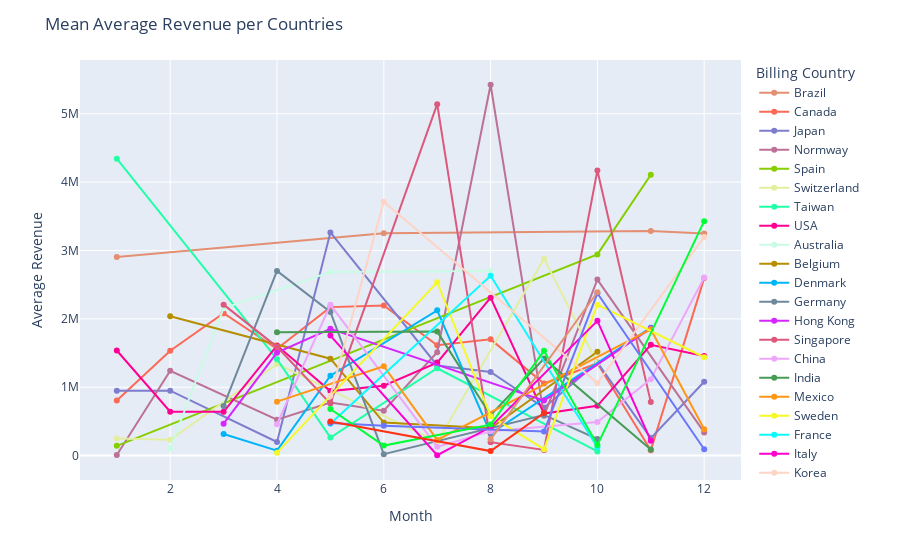

Write notebook code for a chart like this one.
### Code cell
import plotly.express as px
Sales = df.groupby(['First Deal Month','Billing Country'])['Total Revenue'].mean().reset_index(name='Total Revenue').round(2)
fig = px.line(Sales, x='First Deal Month',y='Total Revenue', color='Billing Country', color_discrete_sequence=px.colors.qualitative.Light24_r)
fig.update_traces(mode='markers+lines')
fig.update_layout(title='Mean Average Revenue per Countries', xaxis_title='Month',yaxis_title='Average Revenue')
fig.show()

### Figure 1 — Plotly figure (JSON) as saved in the notebook; plotly's stock layout.template omitted (floating-point values rounded to 4 significant figures)
{"data": [{"hovertemplate": "Billing Country=Brazil<br>First Deal Month=%{x}<br>Total Revenue=%{y}<extra></extra>", "legendgroup": "Brazil", "line": {"color": "#E48F72", "dash": "solid"}, "marker": {"symbol": "circle"}, "mode": "markers+lines", "name": "Brazil", "orientation": "v", "showlegend": true, "type": "scatter", "x": [1, 6, 11, 12], "xaxis": "x", "y": [2903790, 3251640, 3285248, 3247560], "yaxis": "y"}, {"hovertemplate": "Billing Country=Canada<br>First Deal Month=%{x}<br>Total Revenue=%{y}<extra></extra>", "legendgroup": "Canada", "line": {"color": "#FC6955", "dash": "solid"}, "marker": {"symbol": "circle"}, "mode": "markers+lines", "name": "Canada", "orientation": "v", "showlegend": true, "type": "scatter", "x": [1, 2, 3, 4, 5, 6, 7, 8, 9, 10, 11, 12], "xaxis": "x", "y": [805000, 1533000.0, 2081609, 1564000.0, 2171900, 2196490, 1614475, 1700000.0, 1055000.0, 1350000.0, 79550, 2596000.0], "yaxis": "y"}, {"hovertemplate": "Billing Country=Japan<br>First Deal Month=%{x}<br>Total Revenue=%{y}<extra></extra>", "legendgroup": "Japan", "line": {"color": "#7E7DCD", "dash": "solid"}, "marker": {"symbol": "circle"}, "mode": "markers+lines", "name": "Japan", "orientation": "v", "showlegend": true, "type": "scatter", "x": [1, 2, 4, 5, 7, 8, 9, 10, 11, 12], "xaxis": "x", "y": [948450, 950000, 199000.0, 3263870, 1318873, 1222000.0, 698600.0, 1361000.0, 256275, 1081000.0], "yaxis": "y"}, {"hovertemplate": "Billing Country=Normway<br>First Deal Month=%{x}<br>Total Revenue=%{y}<extra></extra>", "legendgroup": "Normway", "line": {"color": "#BC7196", "dash": "solid"}, "marker": {"symbol": "circle"}, "mode": "markers+lines", "name": "Normway", "orientation": "v", "showlegend": true, "type": "scatter", "x": [1, 2, 4, 5, 6, 7, 8, 9, 10, 12], "xaxis": "x", "y": [9000, 1241600, 524400, 775200, 657600, 1511905, 5424400, 583800, 2574700, 339815], "yaxis": "y"}, {"hovertemplate": "Billing Country=Spain<br>First Deal Month=%{x}<br>Total Revenue=%{y}<extra></extra>", "legendgroup": "Spain", "line": {"color": "#86CE00", "dash": "solid"}, "marker": {"symbol": "circle"}, "mode": "markers+lines", "name": "Spain", "orientation": "v", "showlegend": true, "type": "scatter", "x": [1, 10, 11], "xaxis": "x", "y": [143100.0, 2942705, 4107365], "yaxis": "y"}, {"hovertemplate": "Billing Country=Switzerland<br>First Deal Month=%{x}<br>Total Revenue=%{y}<extra></extra>", "legendgroup": "Switzerland", "line": {"color": "#E3EE9E", "dash": "solid"}, "marker": {"symbol": "circle"}, "mode": "markers+lines", "name": "Switzerland", "orientation": "v", "showlegend": true, "type": "scatter", "x": [1, 2, 4, 7, 9, 10], "xaxis": "x", "y": [249600, 230520, 1341000.0, 200400, 2880800, 1350790], "yaxis": "y"}, {"hovertemplate": "Billing Country=Taiwan<br>First Deal Month=%{x}<br>Total Revenue=%{y}<extra></extra>", "legendgroup": "Taiwan", "line": {"color": "#22FFA7", "dash": "solid"}, "marker": {"symbol": "circle"}, "mode": "markers+lines", "name": "Taiwan", "orientation": "v", "showlegend": true, "type": "scatter", "x": [1, 4, 5, 7, 10], "xaxis": "x", "y": [4342235, 1411200, 263500, 1278000.0, 60760], "yaxis": "y"}, {"hovertemplate": "Billing Country=USA<br>First Deal Month=%{x}<br>Total Revenue=%{y}<extra></extra>", "legendgroup": "USA", "line": {"color": "#FF0092", "dash": "solid"}, "marker": {"symbol": "circle"}, "mode": "markers+lines", "name": "USA", "orientation": "v", "showlegend": true, "type": "scatter", "x": [1, 2, 3, 4, 5, 6, 7, 8, 9, 10, 11, 12], "xaxis": "x", "y": [1537019, 642200.0, 640100.0, 1609000.0, 943500.0, 1022000.0, 1360000.0, 2310000.0, 614700.0, 728100.0, 1620091, 1458000.0], "yaxis": "y"}, {"hovertemplate": "Billing Country=Australia<br>First Deal Month=%{x}<br>Total Revenue=%{y}<extra></extra>", "legendgroup": "Australia", "line": {"color": "#C9FBE5", "dash": "solid"}, "marker": {"symbol": "circle"}, "mode": "markers+lines", "name": "Australia", "orientation": "v", "showlegend": true, "type": "scatter", "x": [2, 3, 5, 8], "xaxis": "x", "y": [105210, 2155875, 2684465, 2698769], "yaxis": "y"}, {"hovertemplate": "Billing Country=Belgium<br>First Deal Month=%{x}<br>Total Revenue=%{y}<extra></extra>", "legendgroup": "Belgium", "line": {"color": "#B68E00", "dash": "solid"}, "marker": {"symbol": "circle"}, "mode": "markers+lines", "name": "Belgium", "orientation": "v", "showlegend": true, "type": "scatter", "x": [2, 5, 6, 8, 10], "xaxis": "x", "y": [2038037, 1417400, 483745, 399300, 1518190], "yaxis": "y"}, {"hovertemplate": "Billing Country=Denmark<br>First Deal Month=%{x}<br>Total Revenue=%{y}<extra></extra>", "legendgroup": "Denmark", "line": {"color": "#00B5F7", "dash": "solid"}, "marker": {"symbol": "circle"}, "mode": "markers+lines", "name": "Denmark", "orientation": "v", "showlegend": true, "type": "scatter", "x": [3, 4, 5, 7, 8, 11], "xaxis": "x", "y": [316726, 72720, 1169000.0, 2124300, 323550, 1871000.0], "yaxis": "y"}, {"hovertemplate": "Billing Country=Germany<br>First Deal Month=%{x}<br>Total Revenue=%{y}<extra></extra>", "legendgroup": "Germany", "line": {"color": "#6E899C", "dash": "solid"}, "marker": {"symbol": "circle"}, "mode": "markers+lines", "name": "Germany", "orientation": "v", "showlegend": true, "type": "scatter", "x": [3, 4, 5, 6, 9, 10], "xaxis": "x", "y": [725146, 2701945, 2101255, 21640, 594875, 242700], "yaxis": "y"}, {"hovertemplate": "Billing Country=Hong Kong<br>First Deal Month=%{x}<br>Total Revenue=%{y}<extra></extra>", "legendgroup": "Hong Kong", "line": {"color": "#D626FF", "dash": "solid"}, "marker": {"symbol": "circle"}, "mode": "markers+lines", "name": "Hong Kong", "orientation": "v", "showlegend": true, "type": "scatter", "x": [3, 4, 5, 9, 11], "xaxis": "x", "y": [466893, 1505940, 1853874, 804275, 1861862], "yaxis": "y"}, {"hovertemplate": "Billing Country=Singapore<br>First Deal Month=%{x}<br>Total Revenue=%{y}<extra></extra>", "legendgroup": "Singapore", "line": {"color": "#DC587D", "dash": "solid"}, "marker": {"symbol": "circle"}, "mode": "markers+lines", "name": "Singapore", "orientation": "v", "showlegend": true, "type": "scatter", "x": [3, 4, 5, 7, 8, 9, 10, 11], "xaxis": "x", "y": [2208300, 1590600, 761000, 5140365, 195750, 83060, 4169710, 782400.0], "yaxis": "y"}, {"hovertemplate": "Billing Country=China<br>First Deal Month=%{x}<br>Total Revenue=%{y}<extra></extra>", "legendgroup": "China", "line": {"color": "#EEA6FB", "dash": "solid"}, "marker": {"symbol": "circle"}, "mode": "markers+lines", "name": "China", "orientation": "v", "showlegend": true, "type": "scatter", "x": [4, 5, 7, 8, 10, 11, 12], "xaxis": "x", "y": [459280, 2205998, 128265, 358100, 491550, 1118405, 2604140], "yaxis": "y"}, {"hovertemplate": "Billing Country=India<br>First Deal Month=%{x}<br>Total Revenue=%{y}<extra></extra>", "legendgroup": "India", "line": {"color": "#479B55", "dash": "solid"}, "marker": {"symbol": "circle"}, "mode": "markers+lines", "name": "India", "orientation": "v", "showlegend": true, "type": "scatter", "x": [4, 7, 8, 9, 11], "xaxis": "x", "y": [1805710, 1813725, 591432, 1418640, 88200], "yaxis": "y"}, {"hovertemplate": "Billing Country=Mexico<br>First Deal Month=%{x}<br>Total Revenue=%{y}<extra></extra>", "legendgroup": "Mexico", "line": {"color": "#FF9616", "dash": "solid"}, "marker": {"symbol": "circle"}, "mode": "markers+lines", "name": "Mexico", "orientation": "v", "showlegend": true, "type": "scatter", "x": [4, 6, 7, 11, 12], "xaxis": "x", "y": [789160, 1307405, 229470, 1848100, 386375], "yaxis": "y"}, {"hovertemplate": "Billing Country=Sweden<br>First Deal Month=%{x}<br>Total Revenue=%{y}<extra></extra>", "legendgroup": "Sweden", "line": {"color": "#F6F926", "dash": "solid"}, "marker": {"symbol": "circle"}, "mode": "markers+lines", "name": "Sweden", "orientation": "v", "showlegend": true, "type": "scatter", "x": [4, 7, 8, 9, 10, 12], "xaxis": "x", "y": [43355, 2535805, 576700.0, 94283, 2207200, 1438500], "yaxis": "y"}, {"hovertemplate": "Billing Country=France<br>First Deal Month=%{x}<br>Total Revenue=%{y}<extra></extra>", "legendgroup": "France", "line": {"color": "#0DF9FF", "dash": "solid"}, "marker": {"symbol": "circle"}, "mode": "markers+lines", "name": "France", "orientation": "v", "showlegend": true, "type": "scatter", "x": [5, 8, 10], "xaxis": "x", "y": [466000, 2630075, 123280], "yaxis": "y"}, {"hovertemplate": "Billing Country=Italy<br>First Deal Month=%{x}<br>Total Revenue=%{y}<extra></extra>", "legendgroup": "Italy", "line": {"color": "#FE00CE", "dash": "solid"}, "marker": {"symbol": "circle"}, "mode": "markers+lines", "name": "Italy", "orientation": "v", "showlegend": true, "type": "scatter", "x": [5, 7, 8, 10, 11], "xaxis": "x", "y": [1755000, 5280, 418010, 1971000.0, 218204], "yaxis": "y"}, {"hovertemplate": "Billing Country=Korea<br>First Deal Month=%{x}<br>Total Revenue=%{y}<extra></extra>", "legendgroup": "Korea", "line": {"color": "#FED4C4", "dash": "solid"}, "marker": {"symbol": "circle"}, "mode": "markers+lines", "name": "Korea", "orientation": "v", "showlegend": true, "type": "scatter", "x": [5, 6, 10, 12], "xaxis": "x", "y": [875880, 3712300, 1062195, 3198400], "yaxis": "y"}, {"hovertemplate": "Billing Country=Russian<br>First Deal Month=%{x}<br>Total Revenue=%{y}<extra></extra>", "legendgroup": "Russian", "line": {"color": "#6A76FC", "dash": "solid"}, "marker": {"symbol": "circle"}, "mode": "markers+lines", "name": "Russian", "orientation": "v", "showlegend": true, "type": "scatter", "x": [5, 6, 9, 10, 12], "xaxis": "x", "y": [476918, 435960, 352350, 2374500, 93714], "yaxis": "y"}, {"hovertemplate": "Billing Country=Thailand<br>First Deal Month=%{x}<br>Total Revenue=%{y}<extra></extra>", "legendgroup": "Thailand", "line": {"color": "#00FE35", "dash": "solid"}, "marker": {"symbol": "circle"}, "mode": "markers+lines", "name": "Thailand", "orientation": "v", "showlegend": true, "type": "scatter", "x": [5, 6, 8, 9, 10, 12], "xaxis": "x", "y": [681410, 146771, 453399, 1533140, 154353, 3428800], "yaxis": "y"}, {"hovertemplate": "Billing Country=United Kingdom<br>First Deal Month=%{x}<br>Total Revenue=%{y}<extra></extra>", "legendgroup": "United Kingdom", "line": {"color": "#FD3216", "dash": "solid"}, "marker": {"symbol": "circle"}, "mode": "markers+lines", "name": "United Kingdom", "orientation": "v", "showlegend": true, "type": "scatter", "x": [5, 8, 9], "xaxis": "x", "y": [499928, 66246, 623750], "yaxis": "y"}, {"hovertemplate": "Billing Country=Turkey<br>First Deal Month=%{x}<br>Total Revenue=%{y}<extra></extra>", "legendgroup": "Turkey", "line": {"color": "#E48F72", "dash": "solid"}, "marker": {"symbol": "circle"}, "mode": "markers+lines", "name": "Turkey", "orientation": "v", "showlegend": true, "type": "scatter", "x": [8, 10], "xaxis": "x", "y": [238018, 2389600], "yaxis": "y"}], "layout": {"legend": {"title": {"text": "Billing Country"}, "tracegroupgap": 0}, "margin": {"t": 60}, "title": {"text": "Mean Average Revenue per Countries"}, "xaxis": {"anchor": "y", "domain": [0, 1], "title": {"text": "Month"}}, "yaxis": {"anchor": "x", "domain": [0, 1], "title": {"text": "Average Revenue"}}}}
